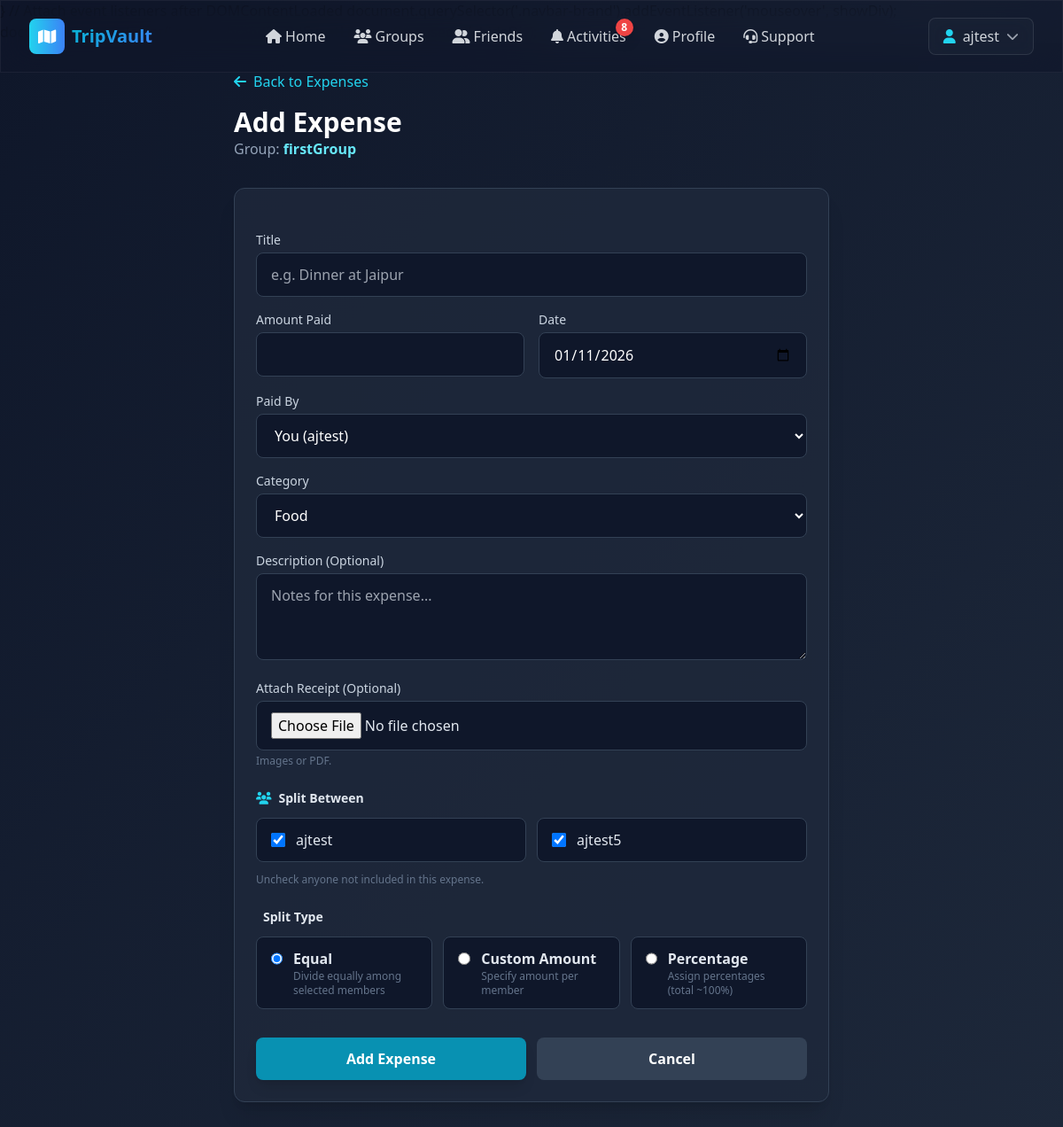
/expense/group/1/expenses/add/ (signed in), run on the app's committed database.
### group/models.py (models this page shows, shortened)
class Group(BaseModel):
    uid = models.CharField(max_length=10, unique=True, db_index=True)
    name = models.CharField(max_length=30, null=True)
    description = models.TextField(blank=True, null=True)
    is_active = models.BooleanField(default=True)
    created_by = models.CharField(max_length=30)
    users_count = models.PositiveIntegerField(default=1)

class UserGroupMapping(BaseModel):
    user = models.ForeignKey("user.User", on_delete=models.CASCADE)
    group = models.ForeignKey("Group", on_delete=models.CASCADE)
    role = models.CharField(
        max_length=10, choices=constants.ROLE_CHOICES, default="Member"
    )
    is_active = models.BooleanField(default=True)
    class Meta:
        unique_together = ('user', 'group')

### user/models.py (models this page shows, shortened)
class User(BaseModel):
    auth_user = models.OneToOneField(AuthUser, on_delete=models.CASCADE)
    uid = models.CharField(max_length=10, unique=True, db_index=True)
    username = models.CharField(max_length=30, unique=True, db_index=True)
    name = models.CharField(max_length=30, null=True)
    phone_number = models.CharField(max_length=15, null=True)
    email = models.EmailField(max_length=254)
    is_active = models.BooleanField(default=True)
    icon = models.CharField(max_length=100, null=True)

### expense/views.py (the view, shortened to what this page needs)
# urls.py: path('group/<int:group_id>/expenses/add/', views.AddExpenseView.as_view(), name='add_expense'),
@method_decorator(login_required(login_url="/user/login/"), name="dispatch")
class AddExpenseView(APIView):
    def get(self, request, group_id):
        user = request.user.user
        if not user:
            return Response(
                {"error": "User Not Found!"}, status=status.HTTP_404_NOT_FOUND
            )
        group = get_object_or_404(Group, id=group_id, is_active=True)
        is_member = UserGroupMapping.objects.filter(
            user=user, group=group, is_active=True
        ).exists()
        if not is_member:
            return Response(
                {"error": "You are not a member of this group"},
                status=status.HTTP_403_FORBIDDEN
            )
        group_members = UserGroupMapping.objects.filter(
            group=group, is_active=True
        ).select_related('user')
        context = {
            'user': user,
            'group': group,
            'group_members': group_members,
            'categories': Expense._meta.get_field('category').choices,
        }
        return render(request, 'expense/add_expense.html', context)

### group_request/utils.py (called while the page is built)
def get_user_group_all_pending_request(user, unseen_only=False):
    qs = group_request_models.UserGroupRequest.objects.filter(
        receiver=user, status=constants.PENDING
    )
    if unseen_only:
        qs = qs.filter(is_seen=False)
    return list(qs.order_by('-created_at'))

### user/templatetags/custom_filters.py (called while the page is built)
@register.filter
def get_unread_activity_count(user):
    from group_request import utils as group_request_utils
    from common.models import Notification
    pending_count = group_request_utils.get_user_group_all_pending_request(user, unseen_only=True)
    unread_notifs = Notification.objects.filter(user=user, is_read=False).count()
    pending_count = len(pending_count)
    return pending_count + unread_notifs

### expense/templates/expense/add_expense.html (shortened to what this page needs)
{% extends "trip/base.html" %}
{% load static %}
{% block body %}
<div class="min-h-screen bg-gradient-to-br from-slate-900 to-slate-800 py-8 px-4">
    <div class="max-w-2xl mx-auto">
        <div class="mb-8">
            <a href="{% url 'group_expenses' group_id=group.id %}" class="text-cyan-400 hover:text-cyan-300 inline-flex items-center space-x-2 mb-4">
                <i class="fas fa-arrow-left"></i><span>Back to Expenses</span>
            </a>
            <h1 class="text-3xl font-bold text-white">Add Expense</h1>
            <p class="text-slate-400">Group: <span class="font-semibold text-cyan-300">{{ group.name }}</span></p>
        </div>
        <div class="bg-slate-800/80 border border-slate-700 rounded-xl shadow-xl p-6">
            <form method="POST" enctype="multipart/form-data" class="space-y-6">
                <div class="space-y-4">
                    <div>
                        <label class="block text-sm text-slate-300 mb-1">Title</label>
                        <input name="title" type="text" required placeholder="e.g. Dinner at Jaipur" class="w-full bg-slate-900 border border-slate-700 text-white rounded-lg px-4 py-3 focus:border-cyan-500 focus:ring-2 focus:ring-cyan-500/50" />
                    </div>
                    <div class="grid grid-cols-1 md:grid-cols-2 gap-4">
                        <div>
                            <label class="block text-sm text-slate-300 mb-1">Amount Paid</label>
                            <input name="amount" type="number" step="0.01" min="0.01" required class="w-full bg-slate-900 border border-slate-700 text-white rounded-lg px-4 py-3 focus:border-cyan-500 focus:ring-2 focus:ring-cyan-500/50" />
                        </div>
                        <div>
                            <label class="block text-sm text-slate-300 mb-1">Date</label>
                            <input name="date" id="date" type="date" required class="w-full bg-slate-900 border border-slate-700 text-white rounded-lg px-4 py-3 focus:border-cyan-500 focus:ring-2 focus:ring-cyan-500/50" />
                        </div>
                    </div>
                    <div>
                        <label class="block text-sm text-slate-300 mb-1">Paid By</label>
                        <select name="paid_by" class="w-full bg-slate-900 border border-slate-700 text-white rounded-lg px-4 py-3 focus:border-cyan-500 focus:ring-2 focus:ring-cyan-500/50">
                            <option value="{{ user.id }}" selected>You ({{ user.username }})</option>
                        </select>
                    </div>
                    <div>
                        <label class="block text-sm text-slate-300 mb-1">Category</label>
                        <select name="category" class="w-full bg-slate-900 border border-slate-700 text-white rounded-lg px-4 py-3 focus:border-cyan-500 focus:ring-2 focus:ring-cyan-500/50">
                            {% for value, label in categories %}
                                <option value="{{ value }}">{{ label }}</option>
                            {% endfor %}
                        </select>
                    </div>
                    <div>
                        <label class="block text-sm text-slate-300 mb-1">Description (Optional)</label>
                        <textarea name="description" rows="3" class="w-full bg-slate-900 border border-slate-700 text-white rounded-lg px-4 py-3 focus:border-cyan-500 focus:ring-2 focus:ring-cyan-500/50" placeholder="Notes for this expense..."></textarea>
                    </div>
                    <div>
                        <label class="block text-sm text-slate-300 mb-1">Attach Receipt (Optional)</label>
                        <input type="file" name="receipt" accept="image/*,.pdf" class="w-full text-slate-200 bg-slate-900 border border-slate-700 rounded-lg px-4 py-3 focus:border-cyan-500 focus:ring-2 focus:ring-cyan-500/50" />
                        <p class="text-xs text-slate-500 mt-1">Images or PDF.</p>
                    </div>
                </div>
                <div class="space-y-3">
                    <p class="text-sm font-semibold text-slate-200 flex items-center gap-2"><i class="fas fa-users text-cyan-400"></i>Split Between</p>
                    <div class="grid grid-cols-1 md:grid-cols-2 gap-3">
                        {% for member in group_members %}
                            <label class="flex items-center gap-3 bg-slate-900 border border-slate-700 rounded-lg px-4 py-3">
                                <input type="checkbox" name="split_member" value="{{ member.user.id }}" class="h-4 w-4 text-cyan-500 border-slate-600 rounded" checked>
                                <span class="text-slate-200">{{ member.user.username }}</span>
                            </label>
                        {% endfor %}
                    </div>
                    <p class="text-xs text-slate-500">Uncheck anyone not included in this expense.</p>
                </div>
                <div class="space-y-3">
                    <p class="text-sm font-semibold text-slate-200 flex items-center gap-2">Split Type</p>
                    <div class="grid grid-cols-1 md:grid-cols-3 gap-3">
                        <label class="flex items-start gap-3 bg-slate-900 border border-slate-700 rounded-lg px-4 py-3">
                            <input type="radio" name="split_type" value="equal" class="mt-1 h-4 w-4 text-cyan-500" checked onclick="toggleSplit('equal')">
                            <div>
                                <p class="text-slate-200 font-semibold">Equal</p>
                                <p class="text-xs text-slate-500">Divide equally among selected members</p>
                            </div>
                        </label>
                        <label class="flex items-start gap-3 bg-slate-900 border border-slate-700 rounded-lg px-4 py-3">
                            <input type="radio" name="split_type" value="custom" class="mt-1 h-4 w-4 text-cyan-500" onclick="toggleSplit('custom')">
                            <div>
                                <p class="text-slate-200 font-semibold">Custom Amount</p>
                                <p class="text-xs text-slate-500">Specify amount per member</p>
                            </div>
                        </label>
                        <label class="flex items-start gap-3 bg-slate-900 border border-slate-700 rounded-lg px-4 py-3">
                            <input type="radio" name="split_type" value="percentage" class="mt-1 h-4 w-4 text-cyan-500" onclick="toggleSplit('percentage')">
                            <div>
                                <p class="text-slate-200 font-semibold">Percentage</p>
                                <p class="text-xs text-slate-500">Assign percentages (total ~100%)</p>
                            </div>
                        </label>
                    </div>
                </div>
                <div class="flex gap-3 pt-2">
                    <button type="submit" class="flex-1 bg-cyan-600 hover:bg-cyan-700 text-white font-semibold py-3 rounded-lg shadow-lg transition">Add Expense</button>
                    <a href="{% url 'group_expenses' group_id=group.id %}" class="flex-1 bg-slate-700 hover:bg-slate-600 text-white font-semibold py-3 rounded-lg text-center transition">Cancel</a>
                </div>
            </form>
        </div>
    </div>
</div>
{% endblock %}

### common/templates/common/navbar.html (shortened to what this page needs)
{% load static %}
<nav class="fixed top-0 w-full z-50 glass-dark">
    <div class="max-w-7xl mx-auto px-4 sm:px-6 lg:px-8">
        <div class="flex justify-between items-center h-20">
            <div class="flex items-center space-x-2">
                <a href="{% url 'home' %}" class="flex items-center space-x-2 group">
                    <div class="w-10 h-10 bg-gradient-to-r from-cyan-400 to-blue-500 rounded-lg flex items-center justify-center transform group-hover:scale-110 transition-transform">
                        <i class="fas fa-map text-white text-lg"></i>
                    </div>
                    <span class="text-xl font-bold gradient-text hidden sm:inline">TripVault</span>
                </a>
            </div>
            <div class="hidden md:flex items-center space-x-8">
                <a href="{% url 'home' %}" class="text-gray-300 hover:text-cyan-400 transition-colors duration-300 flex items-center space-x-1">
                    <i class="fas fa-home"></i>
                    <span>Home</span>
                </a>
                {% if request.user.is_authenticated %}
                <a href="{% url 'group' %}" class="text-gray-300 hover:text-cyan-400 transition-colors duration-300 flex items-center space-x-1">
                    <i class="fas fa-users"></i>
                    <span>Groups</span>
                </a>
                <a href="{% url 'friends' %}" class="text-gray-300 hover:text-cyan-400 transition-colors duration-300 flex items-center space-x-1">
                    <i class="fas fa-user-friends"></i>
                    <span>Friends</span>
                </a>
                <a href="{% url 'notifications' %}" class="text-gray-300 hover:text-cyan-400 transition-colors duration-300 flex items-center space-x-1 relative">
                    <i class="fas fa-bell"></i>
                    <span>Activities</span>
                    {% if request.user.user %}
                        {% load custom_filters %}
                        {% with count=request.user.user|get_unread_activity_count %}
                            {% if count > 0 %}
                                <span class="absolute -top-2 -right-2 min-w-[1.25rem] h-5 bg-red-500 text-white text-xs font-bold rounded-full flex items-center justify-center px-1 shadow-lg animate-pulse">
                                    {{ count }}
                                </span>
                            {% endif %}
                        {% endwith %}
                    {% endif %}
                </a>
                <a href="{% url 'userprofile' %}" class="text-gray-300 hover:text-cyan-400 transition-colors duration-300 flex items-center space-x-1">
                    <i class="fas fa-user-circle"></i>
                    <span>Profile</span>
                </a>
                {% endif %}
                <a href="{% url 'support' %}" class="text-gray-300 hover:text-cyan-400 transition-colors duration-300 flex items-center space-x-1">
                    <i class="fas fa-headset"></i>
                    <span>Support</span>
                </a>
            </div>
            <div class="flex items-center space-x-4">
                {% if request.user.is_authenticated %}
                <div class="relative group">
                    <button class="flex items-center space-x-2 px-4 py-2 rounded-lg glass hover:bg-opacity-80 transition-all">
                        <i class="fas fa-user text-cyan-400"></i>
                        <span class="text-gray-300 hidden sm:inline">{{ request.user.username }}</span>
                        <i class="fas fa-chevron-down text-gray-400 text-sm"></i>
                    </button>
                </div>
                {% endif %}
            </div>
        </div>
            {% if request.user.is_authenticated %}
                {% if request.user.user %}
                    {% load custom_filters %}
                {% endif %}
            {% else %}
            <a href="{% url 'login' %}" class="block px-4 py-2 text-gray-300 hover:text-cyan-400 hover:bg-white/5 rounded">Login</a>
            <a href="{% url 'customerregistration' %}" class="block px-4 py-2 text-cyan-400 hover:text-cyan-300">Register</a>
            {% endif %}
    </div>
</nav>
  }
  // Attach event listeners after DOMContentLoaded
  document.querySelector('.navbar-brand').addEventListener('mouseover', showDiv);
  document.querySelector('.navbar-brand').addEventListener('mouseout', hideDiv);

### trip/templates/trip/base.html (style rules this page uses)
* { margin: 0; padding: 0; box-sizing: border-box; }
html { scroll-behavior: smooth; }
body { background: linear-gradient(135deg, #0f172a 0%, #1e293b 50%, #0f172a 100%); min-height: 100vh; font-family: 'Segoe UI', Tahoma, Geneva, Verdana, sans-serif; }
.glass { background: rgba(30, 41, 59, 0.5); backdrop-filter: blur(10px); border: 1px solid rgba(255, 255, 255, 0.1); }
.glass-dark { background: rgba(15, 23, 42, 0.6); backdrop-filter: blur(20px); border: 1px solid rgba(255, 255, 255, 0.05); }
.gradient-text { background: linear-gradient(135deg, #06b6d4 0%, #3b82f6 100%); -webkit-background-clip: text; -webkit-text-fill-color: transparent; background-clip: text; }
a, button { transition: all 0.3s ease; }

### data on the page
Group: name "firstGroup"
UserGroupMapping: user.username "ajtest"
UserGroupMapping: user.username "ajtest5"

### other printed values
{{ count }} "8"
{{ request.user.username }} "ajtest"
form field category "Food"
